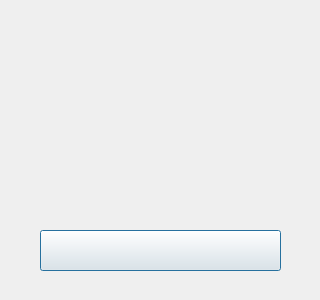
<?xml version="1.0" encoding="UTF-8"?>
<ui version="4.0">
 <class>MainWindow</class>
 <widget class="QDialog" name="MainWindow">
  <property name="geometry">
   <rect>
    <x>0</x>
    <y>0</y>
    <width>320</width>
    <height>300</height>
   </rect>
  </property>
  <property name="windowTitle">
   <string>AirpodsBridge information</string>
  </property>
  <widget class="Gui::Widget::Label" name="deviceLabel">
   <property name="geometry">
    <rect>
     <x>10</x>
     <y>26</y>
     <width>300</width>
     <height>48</height>
    </rect>
   </property>
   <property name="toolTipDuration">
    <number>3</number>
   </property>
   <property name="text">
    <string/>
   </property>
   <property name="wordWrap">
    <bool>true</bool>
   </property>
   <property name="alignment">
    <set>Qt::AlignCenter</set>
   </property>
  </widget>
  <widget class="QWidget" name="gridLayoutWidget">
   <property name="geometry">
    <rect>
     <x>40</x>
     <y>84</y>
     <width>241</width>
     <height>106</height>
    </rect>
   </property>
   <layout class="QGridLayout" name="layoutAnimation"/>
  </widget>
  <widget class="QWidget" name="caseBatteryContainer">
   <property name="geometry">
    <rect>
     <x>179</x>
     <y>198</y>
     <width>81</width>
     <height>54</height>
    </rect>
   </property>
   <layout class="QHBoxLayout" name="layoutCase"/>
  </widget>
  <widget class="QWidget" name="podsBatteryContainer">
   <property name="geometry">
    <rect>
     <x>40</x>
     <y>198</y>
     <width>141</width>
     <height>54</height>
    </rect>
   </property>
   <layout class="QHBoxLayout" name="horizontalLayout">
    <item>
     <spacer name="horizontalSpacer">
      <property name="orientation">
       <enum>Qt::Horizontal</enum>
      </property>
      <property name="sizeHint" stdset="0">
       <size>
        <width>40</width>
        <height>20</height>
       </size>
      </property>
     </spacer>
    </item>
    <item>
     <layout class="QHBoxLayout" name="layoutPods"/>
    </item>
    <item>
     <spacer name="horizontalSpacer_2">
      <property name="orientation">
       <enum>Qt::Horizontal</enum>
      </property>
      <property name="sizeHint" stdset="0">
       <size>
        <width>40</width>
        <height>20</height>
       </size>
      </property>
     </spacer>
    </item>
   </layout>
  </widget>
  <widget class="QWidget" name="gridLayoutWidget_2">
   <property name="geometry">
    <rect>
     <x>280</x>
     <y>7</y>
     <width>31</width>
     <height>31</height>
    </rect>
   </property>
   <layout class="QGridLayout" name="layoutClose"/>
  </widget>
  <widget class="Gui::Widget::PushButton" name="pushButton">
   <property name="geometry">
    <rect>
     <x>40</x>
     <y>230</y>
     <width>241</width>
     <height>41</height>
    </rect>
   </property>
   <property name="text">
    <string/>
   </property>
  </widget>
 </widget>
 <customwidgets>
  <customwidget>
   <class>Gui::Widget::Label</class>
   <extends>QLabel</extends>
   <header>Source/Gui/Widget/Label.h</header>
  </customwidget>
  <customwidget>
   <class>Gui::Widget::PushButton</class>
   <extends>QPushButton</extends>
   <header>Source/Gui/Widget/PushButton.h</header>
  </customwidget>
 </customwidgets>
 <resources/>
 <connections/>
</ui>
